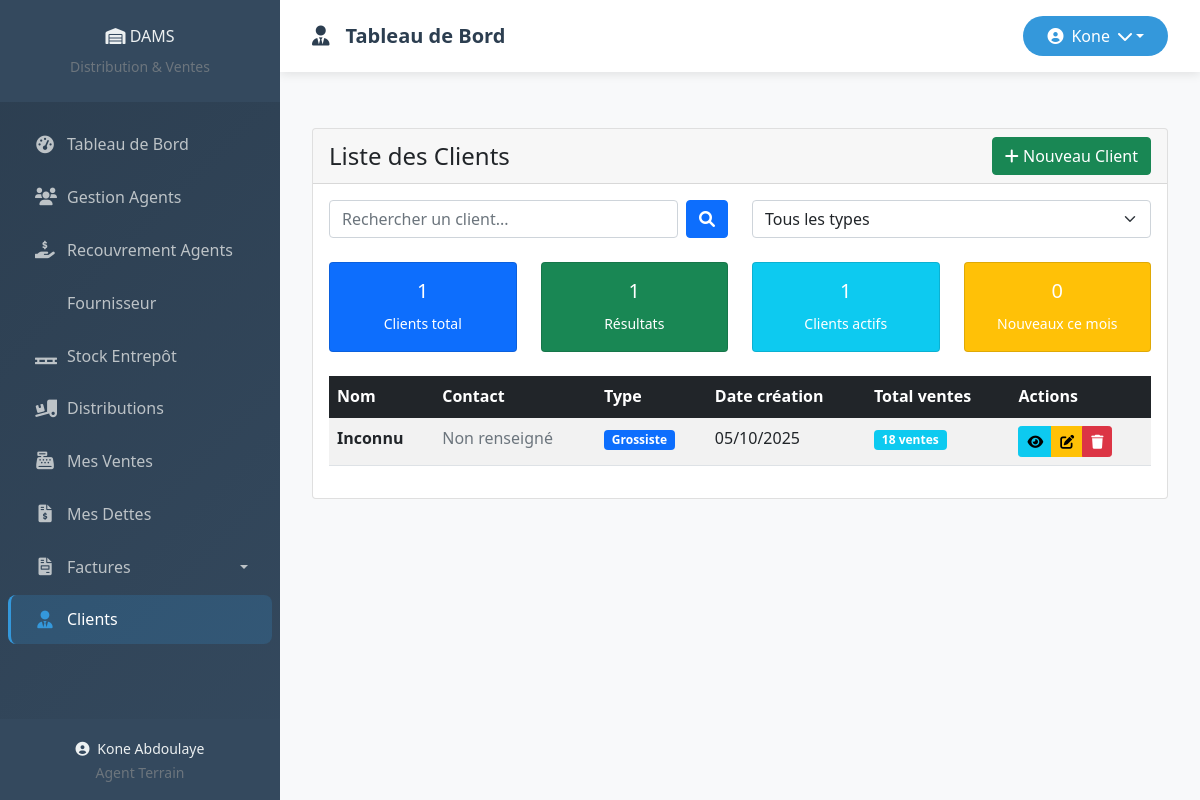
Page /clients/ (signed in) on the earlier database version.
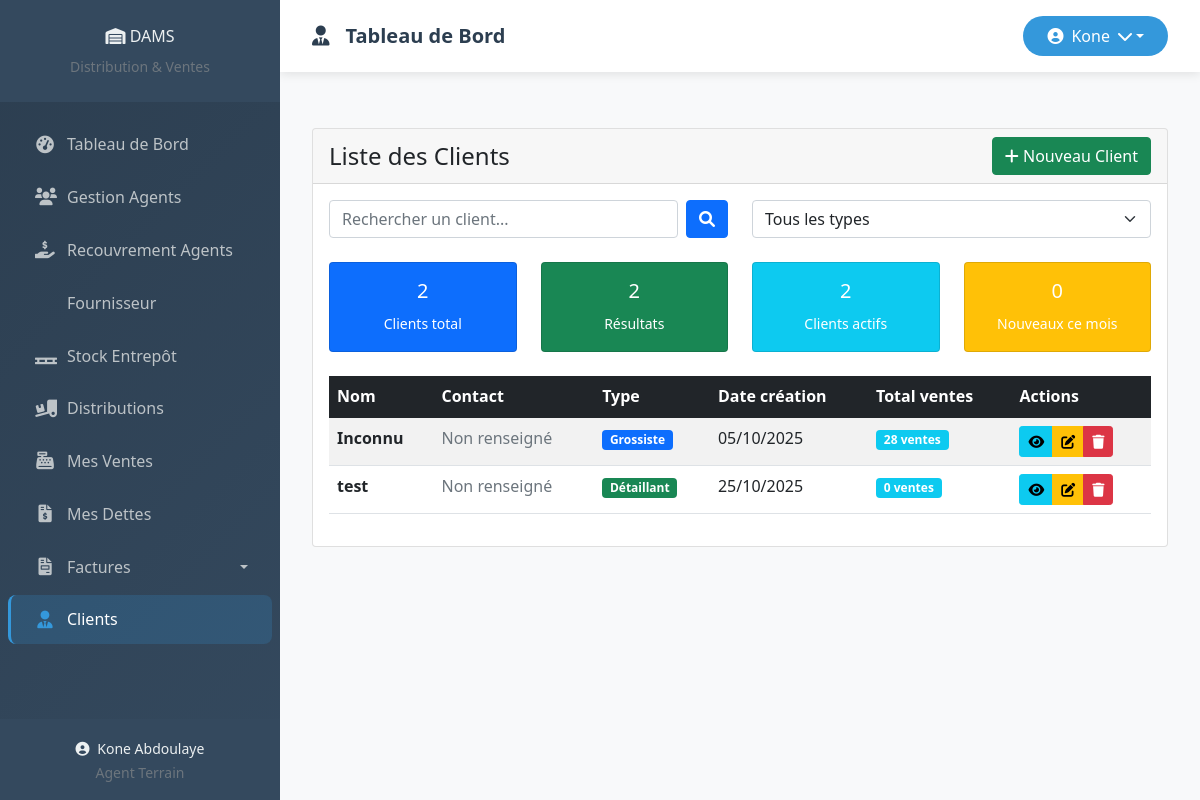
Same page on the later database version.
### core/models.py (models this page shows, shortened)
class Client(models.Model):
    TYPE_CLIENT_CHOICES = (
        ('grossiste', 'Grossiste'),
        ('detail', 'Détaillant'),
        ('particulier', 'Particulier'),
    )
    nom = models.CharField(max_length=100)
    contact = models.CharField(max_length=100, blank=True, null=True)
    type_client = models.CharField(max_length=50, choices=TYPE_CLIENT_CHOICES)
    date_creation = models.DateTimeField(default=timezone.now)  # Ajout de ce champ
    class Meta:
        ordering = ['nom']

### core/views.py (the view)
# urls.py: path('clients/', views.ClientListView.as_view(), name='liste_clients'),
class ClientListView(LoginRequiredMixin, ListView):
    model = Client
    template_name = 'core/clients/liste_clients.html'
    context_object_name = 'clients'
    paginate_by = 20
    def get_queryset(self):
        queryset = Client.objects.all().order_by('nom')
        type_client = self.request.GET.get('type_client')
        if type_client:
            queryset = queryset.filter(type_client=type_client)
        search = self.request.GET.get('search')
        if search:
            queryset = queryset.filter(nom__icontains=search)
        return queryset
    def get_context_data(self, **kwargs):
        context = super().get_context_data(**kwargs)
        context['total_clients'] = Client.objects.count()
        context['types_client'] = Client.TYPE_CLIENT_CHOICES
        return context

### core/context_processors.py (called while the page is built, shortened)
def agent_context(request):
    context = {}
    return context

### core/templates/core/clients/liste_clients.html (shortened to what the changed rows need)
{% extends 'base.html' %}
{% load static %}
{% block content %}
<div class="container-fluid py-4">
    <div class="row">
        <div class="col-12">
            <div class="card">
                <div class="card-body">
                    <div class="row mb-4">
                        <div class="col-md-3">
                            <div class="card bg-primary text-white">
                                <div class="card-body text-center py-3">
                                    <h5>{{ total_clients }}</h5>
                                    <small>Clients total</small>
                                </div>
                            </div>
                        </div>
                        <div class="col-md-3">
                            <div class="card bg-success text-white">
                                <div class="card-body text-center py-3">
                                    <h5>{{ clients|length }}</h5>
                                    <small>Résultats</small>
                                </div>
                            </div>
                        </div>
                        <div class="col-md-3">
                            <div class="card bg-info text-white">
                                <div class="card-body text-center py-3">
                                    <h5>{{ clients|length }}</h5>
                                    <small>Clients actifs</small>
                                </div>
                            </div>
                        </div>
                    </div>
                    {% if clients %}
                    <div class="table-responsive">
                        <table class="table table-striped table-hover">
                            <thead class="table-dark">
                                <tr>
                                    <th>Nom</th>
                                    <th>Contact</th>
                                    <th>Type</th>
                                    <th>Date création</th>
                                    <th>Total ventes</th>
                                    <th>Actions</th>
                                </tr>
                            </thead>
                            <tbody>
                                {% for client in clients %}
                                <tr>
                                    <td>
                                        <strong>{{ client.nom }}</strong>
                                    </td>
                                    <td>
                                        {% if client.contact %}
                                        {{ client.contact }}
                                        {% else %}
                                        <span class="text-muted">Non renseigné</span>
                                        {% endif %}
                                    </td>
                                    <td>
                                        <span class="badge
                                            {% if client.type_client == 'grossiste' %}bg-primary
                                            {% elif client.type_client == 'detail' %}bg-success
                                            {% else %}bg-secondary{% endif %}">
                                            {{ client.get_type_client_display }}
                                        </span>
                                    </td>
                                    <td>{{ client.date_creation|date:"d/m/Y" }}</td>
                                    <td>
                                        {% with ventes_count=client.vente_set.count %}
                                        <span class="badge bg-info">{{ ventes_count }} vente{{ ventes_count|pluralize }}</span>
                                        {% endwith %}
                                    </td>
                                    <td>
                                        <div class="btn-group btn-group-sm">
                                            <a href="{% url 'detail_client' client.pk %}"
                                               class="btn btn-info" title="Voir détails">
                                                <i class="fas fa-eye"></i>
                                            </a>
                                            <a href="{% url 'modifier_client' client.pk %}"
                                               class="btn btn-warning" title="Modifier">
                                                <i class="fas fa-edit"></i>
                                            </a>
                                            <a href="{% url 'supprimer_client' client.pk %}"
                                               class="btn btn-danger" title="Supprimer">
                                                <i class="fas fa-trash"></i>
                                            </a>
                                        </div>
                                    </td>
                                </tr>
                                {% endfor %}
                            </tbody>
                        </table>
                    </div>
                    {% endif %}
                </div>
            </div>
        </div>
    </div>
</div>
{% endblock %}

Differences in the rows shown:
computed for Client "Inconnu": vente_set.count "18" → "28"
added Client: nom "test", contact "Non renseigné", type_client "Détaillant", date_creation "25/10/2025", vente_set.count "0"
Other differences:
{{ total_clients }}: "1" → "2"
{{ clients|length }}: "1" → "2"
